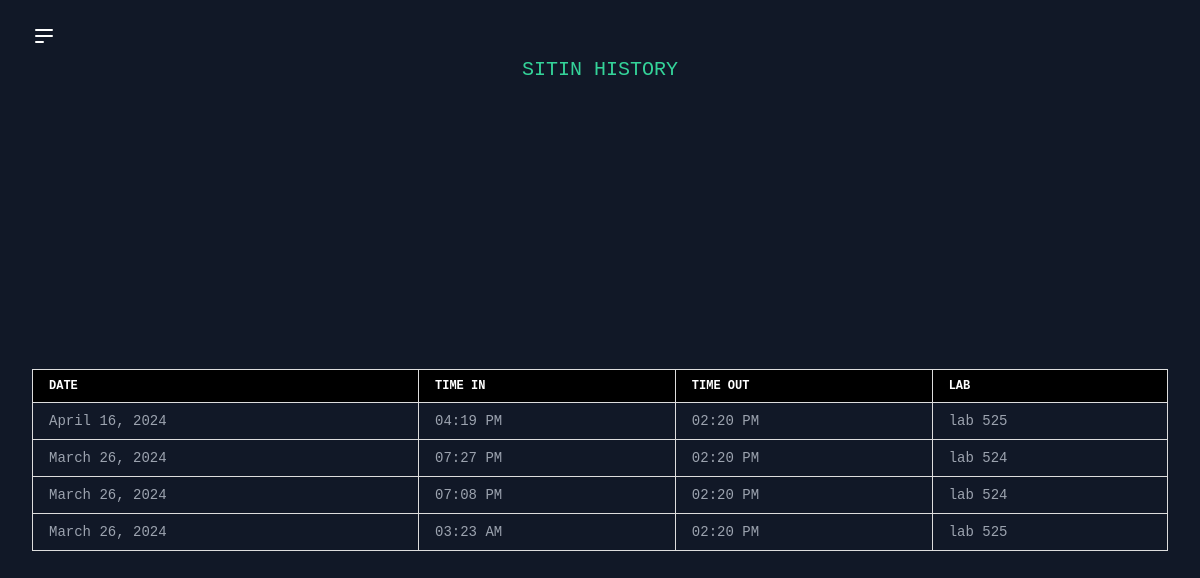
Page /history.php (signed in) on the earlier database version.
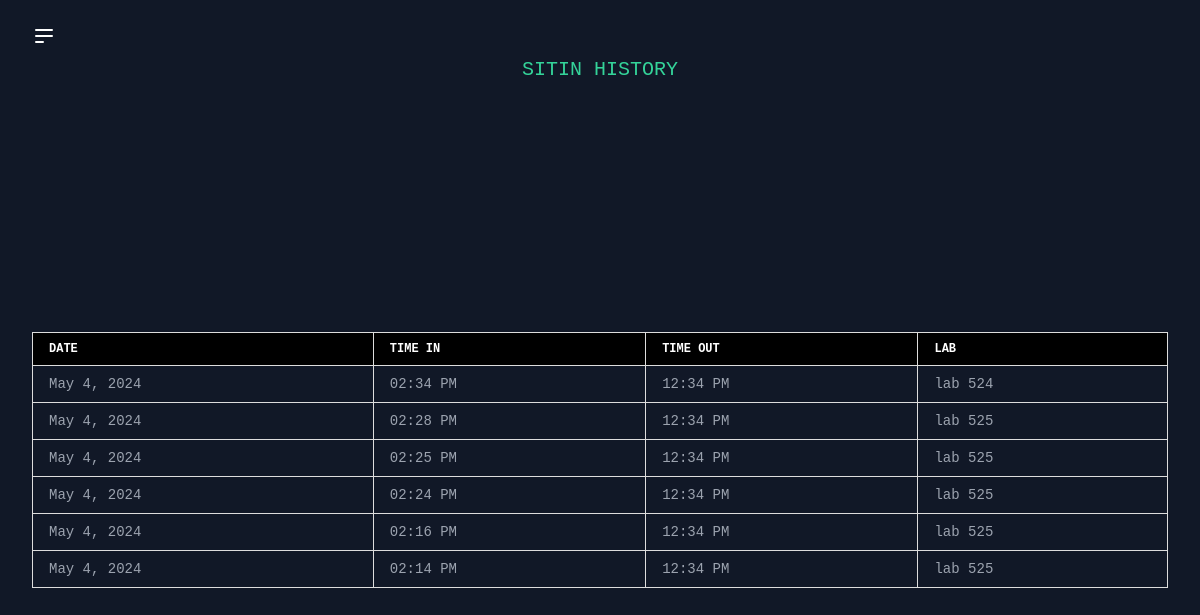
Same page on the later database version.
### tables this page shows
CREATE TABLE sitin_student (
    id INTEGER PRIMARY KEY AUTOINCREMENT,
    id_number TEXT,
    firstname TEXT,
    lastname TEXT,
    purpose TEXT,
    lab TEXT,
    remaining_sessions INTEGER,
    time_in TEXT,
    time_out TEXT,
    status TEXT
);

### history.php (the view, shortened to what this page needs)
<!DOCTYPE html>
<html lang="en">
<head>
  <link href="https://cdn.jsdelivr.net/npm/tailwindcss@2.2.16/dist/tailwind.min.css" rel="stylesheet">
  <link href="https://cdnjs.cloudflare.com/ajax/libs/font-awesome/5.15.4/css/all.min.css" rel="stylesheet">
</head>
<body class="flex min-h-screen bg-gray-900 font-mono text-white">
  <div class="flex-1 px-8 py-6">
    <button id="menu-toggle" class="focus:outline-none">
      <svg class="h-6 w-6 text-white hover:text-gray-200" viewBox="0 0 24 24" fill="none" xmlns="http://www.w3.org/2000/svg">
        <path d="M4 6H20M4 12H20M4 18H11Z" stroke="currentColor" stroke-width="2" stroke-linecap="round" stroke-linejoin="round"></path>
      </svg>
    </button>
  <div class="h-full">
  <center><h1 class="text-green-400 text-xl">SITIN HISTORY</h1></center>
    <div id="reportTable">
      <table>
        <thead class="">
          <tr class="text-xs font-medium text-left text-white bg-gray-700 uppercase">
            <th class="px-4 py-2">Date</th>
            <th class="px-4 py-2">Time In</th>
            <th class="px-4 py-2">Time Out</th>
            <th class="px-4 py-2">Lab</th>
          </tr>
        </thead>
        <tbody>
          <?php
          $db = new SQLite3('sitin.db');
          $current_user_id = $_SESSION['id_number'];
          $query = $db->prepare("SELECT time_in, time_out, lab FROM sitin_student WHERE id_number = :user_id ORDER BY time_in DESC");
          $query->bindValue(':user_id', $current_user_id, SQLITE3_TEXT);
          $result = $query->execute();
          while ($row = $result->fetchArray()) {
            $formatted_date = date('F j, Y', strtotime($row['time_in']));
            $formatted_time_in = date('h:i A', strtotime($row['time_in']));
            $formatted_time_out = date('h:i A', strtotime($row['time_out']));
            echo "<tr class='border-b border-gray-700 text-sm text-gray-400 hover:bg-gray-800 hover:text-white'>";
            echo "<td class='px-4 py-2'>$formatted_date</td>";
            echo "<td class='px-4 py-2'>$formatted_time_in</td>";
            echo "<td class='px-4 py-2'>$formatted_time_out</td>";
            echo "<td class='px-4 py-2'>" . $row['lab'] . "</td>";
            echo "</tr>";
          }
          ?>
        </tbody>
      </table>
    </div>
  </div>
</body>
</html>

### history.php (style rules this page uses)
#reportTable { display: flex; justify-content: center; align-items: center; height: 100%; }
table { width: 100%; border-collapse: collapse; }
th, td { border: 1px solid #ddd; padding: 8px; text-align: left; }
th { background-color:black; }

Differences in the rows shown:
removed sitin_student: time_in "April 16, 2024", time_in "04:19 PM", time_out "02:20 PM", lab "lab 525"
removed sitin_student: time_in "March 26, 2024", time_in "07:27 PM", time_out "02:20 PM", lab "lab 524"
removed sitin_student: time_in "March 26, 2024", time_in "07:08 PM", time_out "02:20 PM", lab "lab 524"
removed sitin_student: time_in "March 26, 2024", time_in "03:23 AM", time_out "02:20 PM", lab "lab 525"
added sitin_student: time_in "May 4, 2024", time_in "02:34 PM", time_out "12:34 PM", lab "lab 524"
added sitin_student: time_in "May 4, 2024", time_in "02:28 PM", time_out "12:34 PM", lab "lab 525"
added sitin_student: time_in "May 4, 2024", time_in "02:25 PM", time_out "12:34 PM", lab "lab 525"
added sitin_student: time_in "May 4, 2024", time_in "02:24 PM", time_out "12:34 PM", lab "lab 525"
added sitin_student: time_in "May 4, 2024", time_in "02:16 PM", time_out "12:34 PM", lab "lab 525"
added sitin_student: time_in "May 4, 2024", time_in "02:14 PM", time_out "12:34 PM", lab "lab 525"
